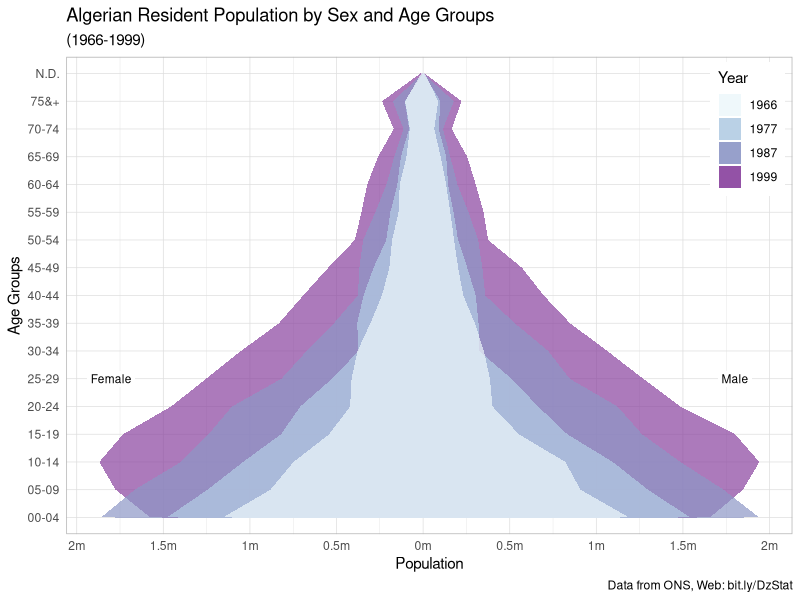
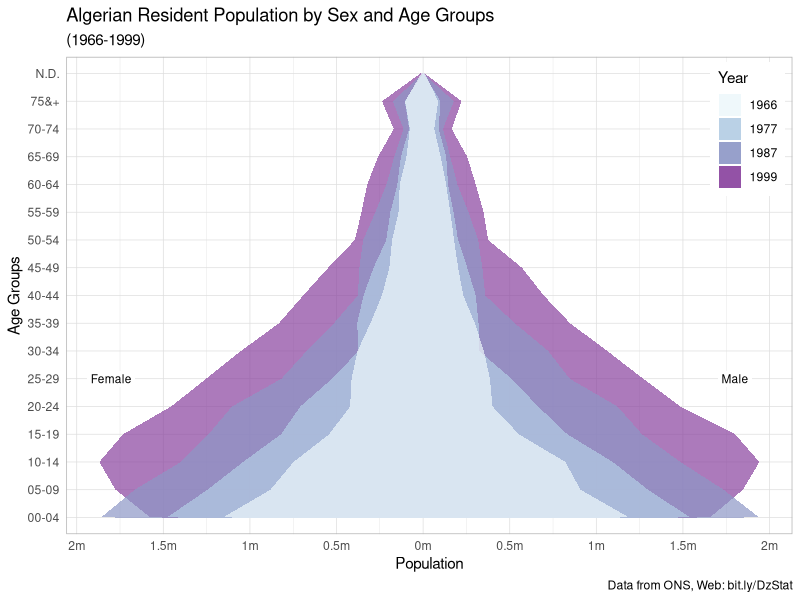

Generate these figures, in order, with R:
library(ggplot2)
library(readxl)
library(reshape2)


# Reading & melting data --------------------------------------------------

ygtabel <- read.csv("table34FM.csv")
RColorBrewer::brewer.pal(8, "BuPu")
my_colors <- RColorBrewer::brewer.pal(8, "BuPu")[4:8]
my_colors

# Plotting the data -------------------------------------------------------


# X Axis Breaks and Labels 
brks <- seq(-2000000, 2000000, 500000)
lbls = paste0(as.character(c(seq(2, 0, -0.5), seq(0.5, 2, 0.5))), "m")


# Theme Variables ---------------------------------------------------------
lsize = 0.8;


# Plot
ggplot(ygtabel, aes(x = YearG, group = 1)) +
  # Gender Year Group distributtion -------------------------1999
  geom_area(aes(y= Male98, fill = "1999"), alpha=0.7) +
  geom_area(aes(y= Female98, fill= "1999"), alpha=0.7) +
  # Gender Year Group distributtion -------------------------1987
  geom_area(aes(y= Male87, fill = "1987"), alpha=0.7) +
  geom_area(aes(y= Female87, fill = "1987"), alpha=0.7) +
  # Gender Year Group distributtion -------------------------1977
  geom_area(aes(y= Male77, fill = "1977"), alpha=0.7) +
  geom_area(aes(y= Female77, fill = "1977"), alpha=0.7) +
  # Gender Year Group distributtion -------------------------1966
  geom_area(aes(y= Male66, fill = "1966"), alpha=0.7) +
  geom_area(aes(y= Female66, fill = "1966"), alpha=0.7) +
  scale_y_continuous(breaks = brks, labels = lbls) +
  # Plot labels -------------------------------------------------
  geom_label(aes(x = "25-29", y = 1.8e6, label = "Male"), size = 3, label.size = 0) +
  geom_label(aes(x = "25-29", y = -1.8e6, label = "Female"), size = 3, label.size = 0) +
  coord_flip() +
  labs(title="Algerian Resident Population by Sex and Age Groups",
       subtitle = "(1966-1999)",
       y = "Population",
       x = "Age Groups",
       fill = "Year",
       color = "Year",
       caption = "Data from ONS, Web: bit.ly/DzStat") +
  theme_light() + 
  scale_fill_brewer(palette = "BuPu") + 
  theme(axis.ticks = element_blank(), legend.justification = c(1,1), legend.position = c(0.99,0.99))  


ggsave("Table34-37FMYG.png", width = 6.5, height = 4, dpi = 300)
